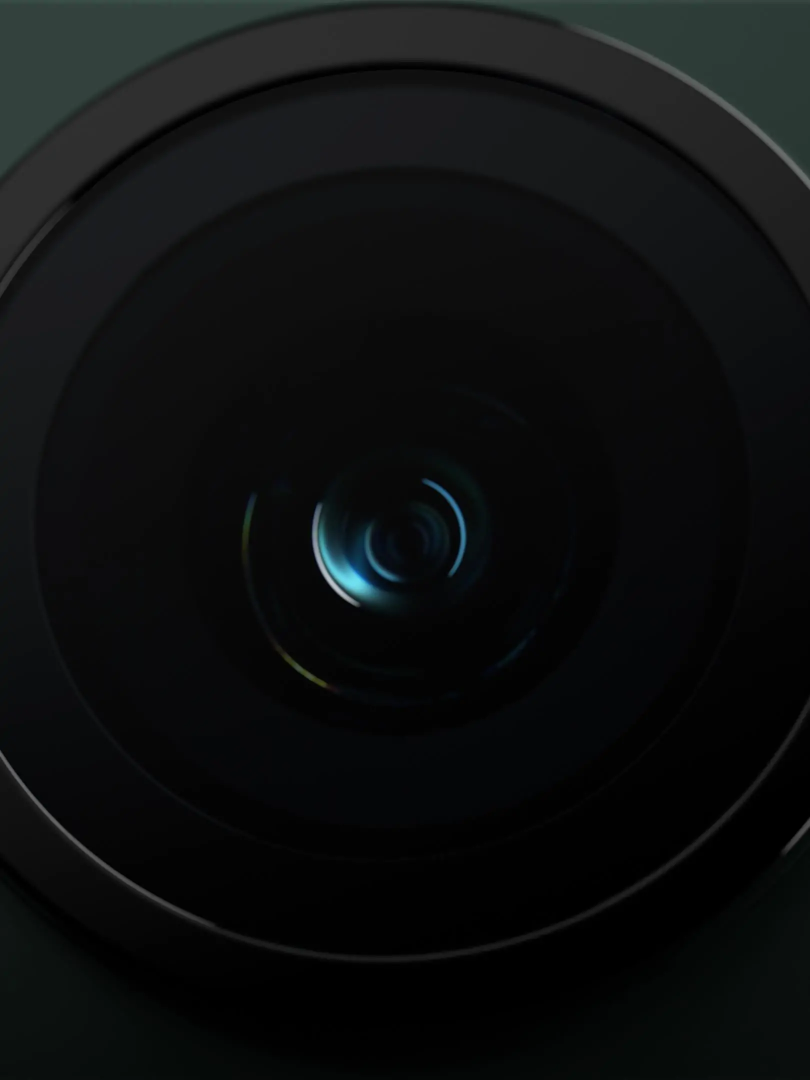
#> input picture backend/data/image-check/batch7/OnePlus_9_Pro_5G/candidate_1.webp, 1620 x 2160 px, found by its file name (shown at 1/2 size)
$ python make_contact_sheet.py
#> lines starting #> are read from the running program, lines starting #| are printed output that depends on the picture; pictures that were not available may be replaced by others from this repository, and a replacement may not be noted
from PIL import Image, ImageDraw
from pathlib import Path

folder = Path(r".\data\image-check\batch7\OnePlus_9_Pro_5G")

files = [folder / f"candidate_{i}.webp" for i in range(1, 11)]

thumb_w = 300
thumb_h = 400
cell_w = 320
cell_h = 440

sheet = Image.new("RGB", (cell_w * 5, cell_h * 2), "white")
#> sheet: PIL image 1600x880 RGB; every value is 255

for i, file in enumerate(files):
    img = Image.open(file).convert("RGB")
#> img is the input picture: PIL image 1620x2160 RGB; mean R, G, B 13.7, 15.5, 15.9
    img.thumbnail((thumb_w, thumb_h))
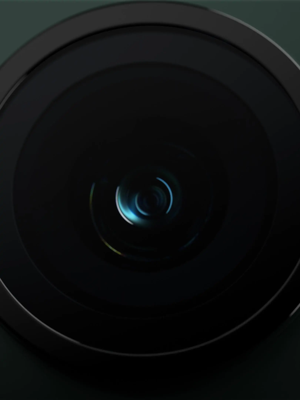
#> img: PIL image 300x400 RGB; mean R, G, B 13.7, 15.6, 15.9

    x = (i % 5) * cell_w
    y = (i // 5) * cell_h

    sheet.paste(
        img,
        (
            x + (cell_w - img.width) // 2,
            y + 35
        )
    )
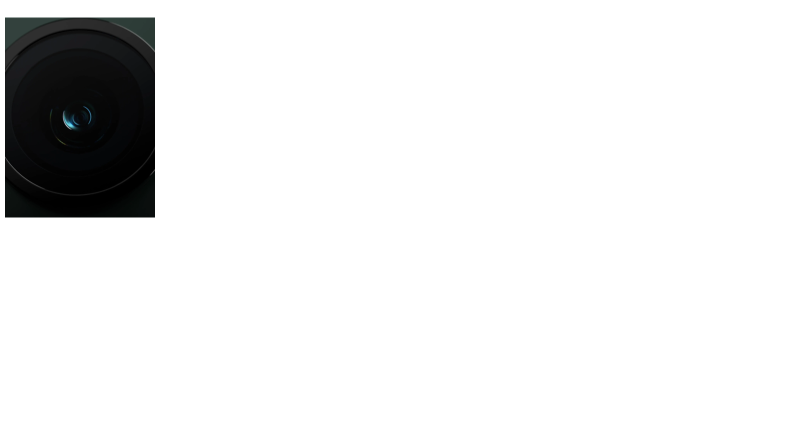
#> sheet: PIL image 1600x880 RGB (shown at 1/2 size); mean R, G, B 234.4, 234.6, 234.6
#> pass 3 of the loop `for i, file in enumerate(files):`:
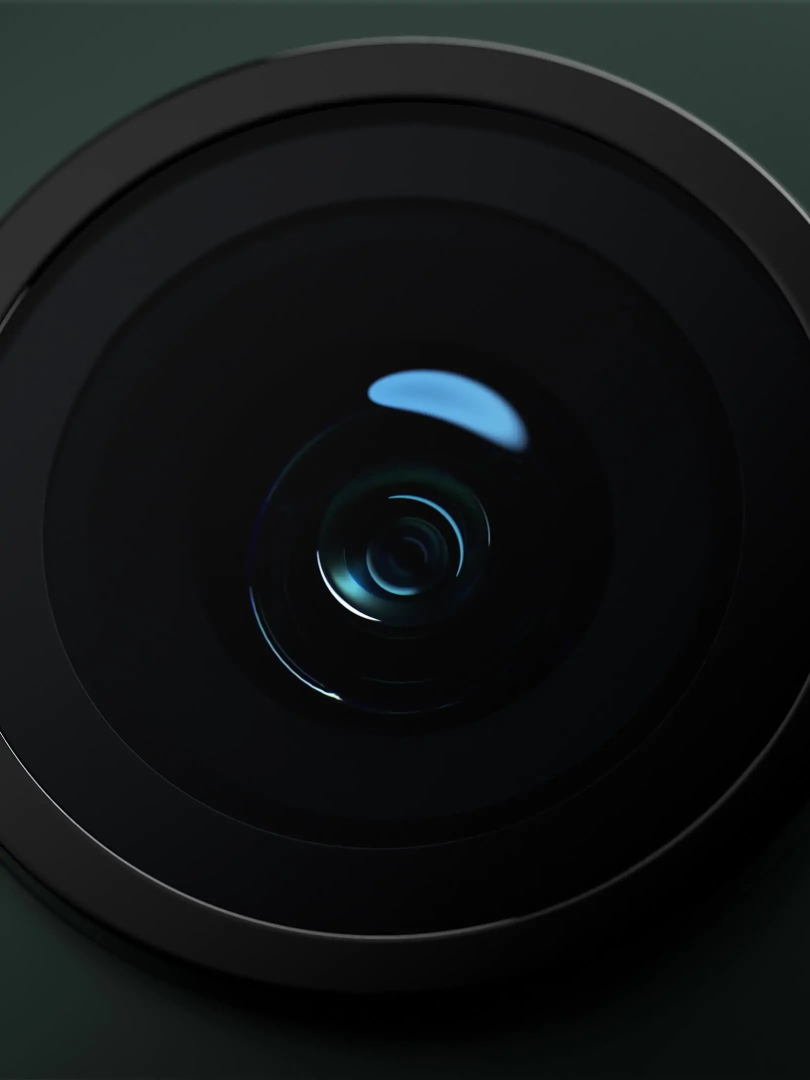
#> input picture backend/data/image-check/batch7/OnePlus_9_Pro_5G/candidate_10.webp, 1620 x 2160 px, given in place of candidate_3.webp, which was not available (shown at 1/2 size)
#> img is the input picture: PIL image 1620x2160 RGB; mean R, G, B 17.8, 20.8, 21.4
#> `img.thumbnail((thumb_w, thumb_h))`:
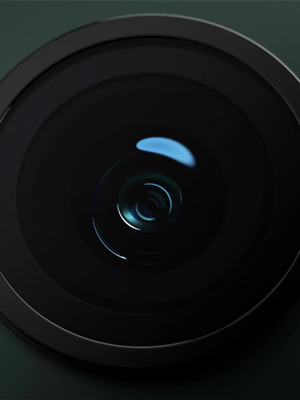
#> img: PIL image 300x400 RGB; mean R, G, B 17.8, 20.9, 21.4
#> `sheet.paste( img, ( x + (cell_w - img.width) // 2, y + 35 ) )`:
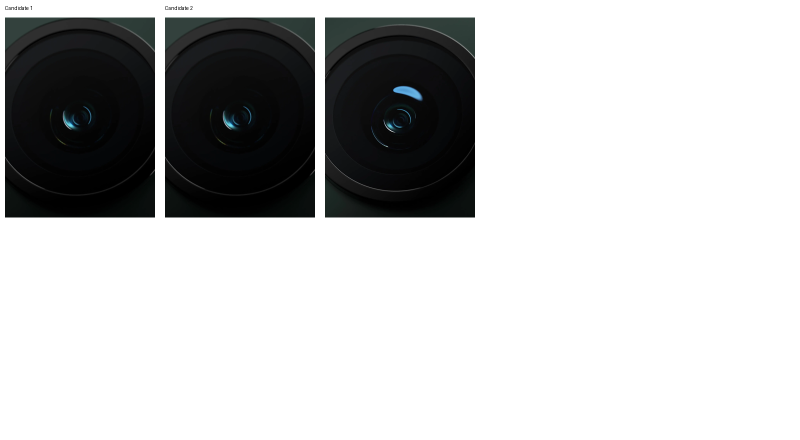
#> sheet: PIL image 1600x880 RGB (shown at 1/2 size); mean R, G, B 193.6, 194.2, 194.3
#> (the run stopped early here; a loop or call above may not have finished)
